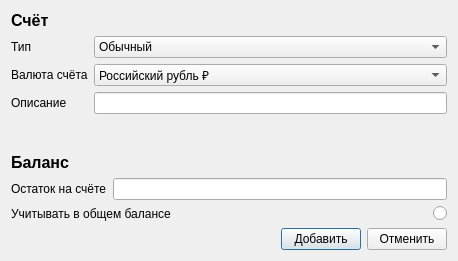
<?xml version="1.0" encoding="UTF-8"?>
<ui version="4.0">
 <class>menu_create_account</class>
 <widget class="QDialog" name="menu_create_account">
  <property name="enabled">
   <bool>true</bool>
  </property>
  <property name="geometry">
   <rect>
    <x>0</x>
    <y>0</y>
    <width>458</width>
    <height>261</height>
   </rect>
  </property>
  <property name="windowTitle">
   <string>Новый счёт</string>
  </property>
  <layout class="QGridLayout" name="gridLayout">
   <item row="0" column="0">
    <layout class="QVBoxLayout" name="all_menu">
     <item>
      <layout class="QVBoxLayout" name="layout_account">
       <item>
        <widget class="QLabel" name="menu_title_account">
         <property name="font">
          <font>
           <pointsize>12</pointsize>
           <weight>75</weight>
           <bold>true</bold>
          </font>
         </property>
         <property name="text">
          <string>Счёт</string>
         </property>
         <property name="alignment">
          <set>Qt::AlignLeading|Qt::AlignLeft|Qt::AlignTop</set>
         </property>
        </widget>
       </item>
       <item>
        <layout class="QFormLayout" name="info_account">
         <item row="0" column="0">
          <widget class="QLabel" name="label_type">
           <property name="text">
            <string>Тип</string>
           </property>
          </widget>
         </item>
         <item row="1" column="0">
          <widget class="QLabel" name="label_currency">
           <property name="text">
            <string>Валюта счёта</string>
           </property>
          </widget>
         </item>
         <item row="2" column="0">
          <widget class="QLabel" name="label_description">
           <property name="text">
            <string>Описание</string>
           </property>
          </widget>
         </item>
         <item row="2" column="1">
          <widget class="QLineEdit" name="line_description"/>
         </item>
         <item row="0" column="1">
          <widget class="QComboBox" name="type_selection">
           <item>
            <property name="text">
             <string>Обычный</string>
            </property>
           </item>
           <item>
            <property name="text">
             <string>Накопительный</string>
            </property>
           </item>
          </widget>
         </item>
         <item row="1" column="1">
          <widget class="QComboBox" name="currency_selection">
           <item>
            <property name="text">
             <string>Российский рубль ₽</string>
            </property>
           </item>
           <item>
            <property name="text">
             <string>Доллар США $</string>
            </property>
           </item>
           <item>
            <property name="text">
             <string>Евро €</string>
            </property>
           </item>
          </widget>
         </item>
        </layout>
       </item>
      </layout>
     </item>
     <item>
      <spacer name="spacer_account_balance">
       <property name="orientation">
        <enum>Qt::Vertical</enum>
       </property>
       <property name="sizeHint" stdset="0">
        <size>
         <width>20</width>
         <height>40</height>
        </size>
       </property>
      </spacer>
     </item>
     <item>
      <layout class="QVBoxLayout" name="layout_balance">
       <item>
        <widget class="QLabel" name="main_title_balance">
         <property name="font">
          <font>
           <pointsize>12</pointsize>
           <weight>75</weight>
           <bold>true</bold>
          </font>
         </property>
         <property name="text">
          <string>Баланс</string>
         </property>
        </widget>
       </item>
       <item>
        <layout class="QVBoxLayout" name="remains_and_all_balance">
         <item>
          <layout class="QFormLayout" name="remains">
           <item row="0" column="0">
            <widget class="QLabel" name="remains_layout">
             <property name="text">
              <string>Остаток на счёте</string>
             </property>
            </widget>
           </item>
           <item row="0" column="1">
            <widget class="QLineEdit" name="remains_line"/>
           </item>
          </layout>
         </item>
         <item>
          <layout class="QHBoxLayout" name="add_in_all_balance_menu">
           <item>
            <widget class="QLabel" name="check_add_in_all_balance">
             <property name="text">
              <string>Учитывать в общем балансе</string>
             </property>
            </widget>
           </item>
           <item>
            <widget class="QRadioButton" name="r_btn_check_in_all_balance">
             <property name="layoutDirection">
              <enum>Qt::RightToLeft</enum>
             </property>
             <property name="text">
              <string/>
             </property>
            </widget>
           </item>
          </layout>
         </item>
        </layout>
       </item>
      </layout>
     </item>
    </layout>
   </item>
   <item row="1" column="0">
    <spacer name="verticalSpacer_2">
     <property name="orientation">
      <enum>Qt::Vertical</enum>
     </property>
     <property name="sizeHint" stdset="0">
      <size>
       <width>17</width>
       <height>7</height>
      </size>
     </property>
    </spacer>
   </item>
   <item row="2" column="0">
    <layout class="QHBoxLayout" name="h_layout_for_buttons">
     <item>
      <spacer name="h_spacer_add_cancel_1">
       <property name="orientation">
        <enum>Qt::Horizontal</enum>
       </property>
       <property name="sizeHint" stdset="0">
        <size>
         <width>40</width>
         <height>20</height>
        </size>
       </property>
      </spacer>
     </item>
     <item>
      <widget class="QPushButton" name="btn_add">
       <property name="text">
        <string>Добавить</string>
       </property>
      </widget>
     </item>
     <item>
      <widget class="QPushButton" name="btn_cancel">
       <property name="text">
        <string>Отменить</string>
       </property>
      </widget>
     </item>
    </layout>
   </item>
  </layout>
 </widget>
 <resources/>
 <connections/>
</ui>
